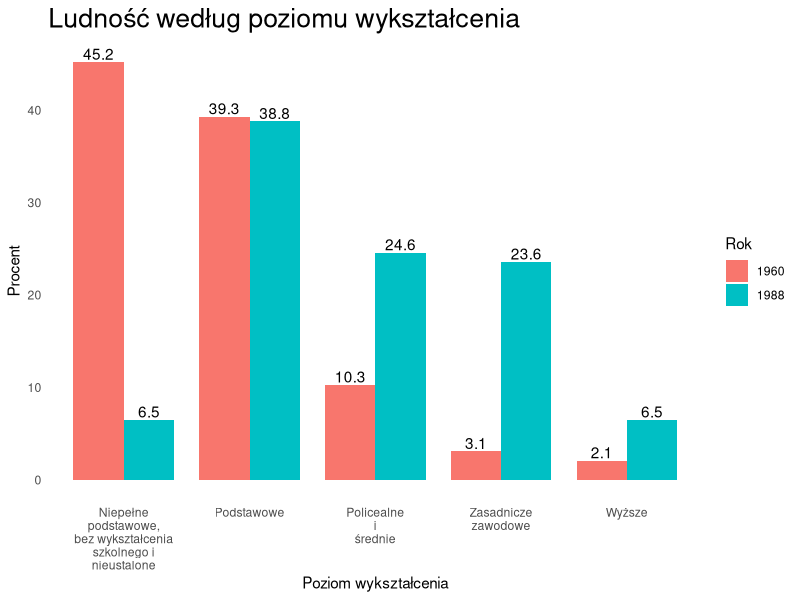

Generate this figure with R:
## ---- chunk 1
library(ggplot2)
w1960<-c(45.2,39.3,10.3, 3.1, 2.1)
w1988<-c(6.5,38.8,24.6,23.6,6.5)
nazwy<-factor(c("Niepełne\npodstawowe,\nbez wykształcenia\nszkolnego i\nnieustalone","Podstawowe", "Policealne\ni\nśrednie", "Zasadnicze\nzawodowe", "Wyższe"),levels =c("Niepełne\npodstawowe,\nbez wykształcenia\nszkolnego i\nnieustalone","Podstawowe", "Policealne\ni\nśrednie", "Zasadnicze\nzawodowe", "Wyższe"))
Rok=c(rep("1960",5), rep("1988", 5))
wartosc=c(w1960, w1988)
df<-data.frame("Rok"=Rok, "var"=nazwy, "wartosc"=wartosc)
ggplot(df, aes(x=var,y=wartosc,fill=Rok, label = wartosc))+
  geom_col(position = "dodge", width = 0.8)+
  geom_text(vjust = -0.2, position = position_dodge(width = 0.8)) +
  xlab("Poziom wykształcenia")+
  ylab("Procent") +
  ggtitle("Ludność według poziomu wykształcenia") +
  theme_minimal() +
  theme(panel.border = element_blank(),
        panel.grid.major = element_blank(),
        panel.grid.minor = element_blank(),
        plot.title = element_text(size = rel(1.75))
        )
